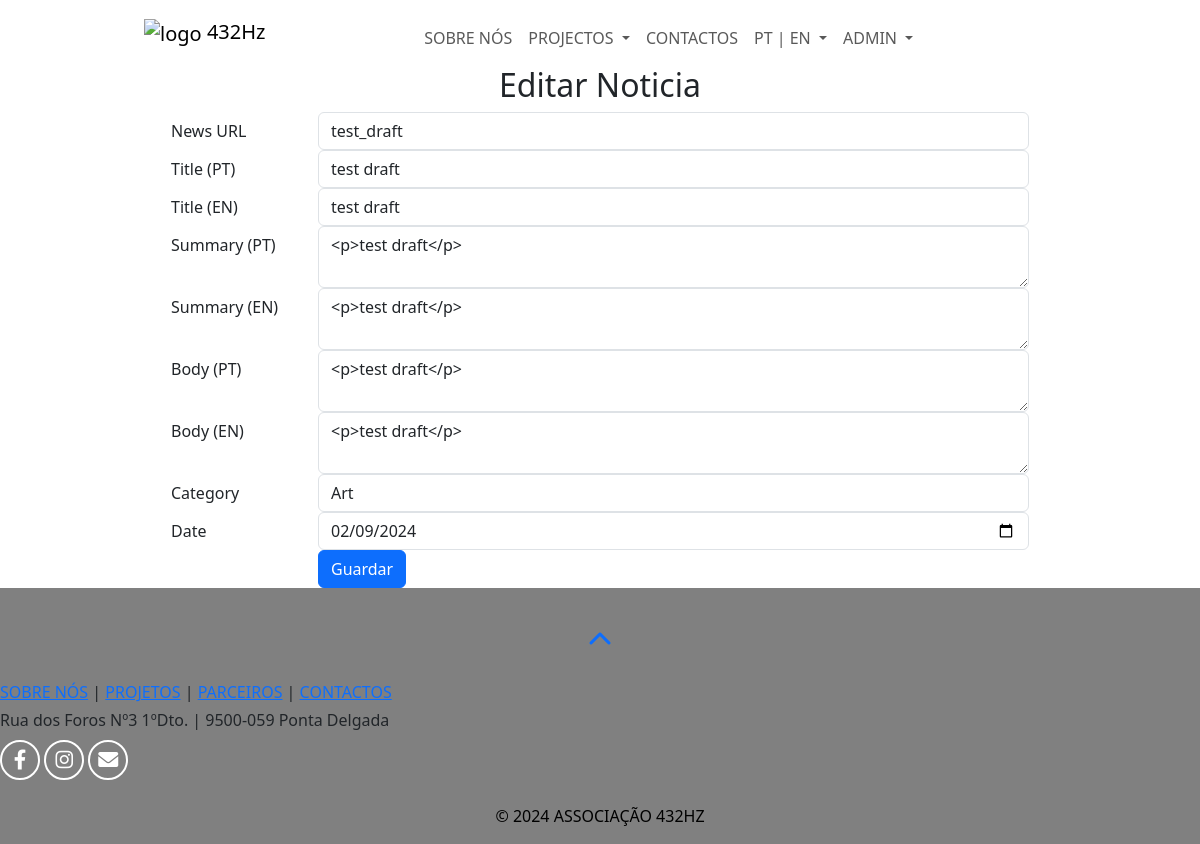
Page /edit_news_text/1 (signed in) on the committed database.
### web432/models.py (models this page shows)
class News(db.Model):
    id = db.Column(db.Integer, primary_key=True)
    news_url = db.Column(db.String(255), unique=True, nullable=False)
    status = db.Column(db.String(20), default='draft')
    title_en = db.Column(db.String(255), unique=True, nullable=False)
    title_pt = db.Column(db.String(255), unique=True, nullable=False)
    summary_en = db.Column(db.Text, nullable=False)
    summary_pt = db.Column(db.Text, nullable=False)
    body_en = db.Column(db.Text, nullable=False)
    body_pt = db.Column(db.Text, nullable=False)
    author = db.Column(db.String(80), nullable=False)
    cover = db.Column(db.String(200), nullable=True)
    photos = db.Column(db.String(2000), nullable=True)
    photographers = db.Column(db.String(255), nullable=True)
    category = db.Column(db.String(50), nullable=False)
    date = db.Column(db.DateTime, nullable=False)
    date_created = db.Column(db.DateTime, default=datetime.utcnow, nullable=False)

### web432/views.py (the view, shortened to what this page needs)
    @app.route("/edit_news_text/<int:news_id>", methods=["GET", "POST"])
    @login_required
    def edit_news_text(news_id):
        news_post = News.query.get(news_id)
        if not news_post:
            flash("News post not found", "error")
            return redirect(url_for("news_dashboard"))
        form = NewsFormText(obj=news_post)
        form.date.data = datetime.utcnow().date()
        return render_template('edit_news_text.html', form=form, news_post=news_post)

### web432/forms.py
class NewsFormText(FlaskForm):
    news_url = StringField('News URL', validators=[DataRequired()])
    title_pt = StringField('Title (PT)', validators=[DataRequired()])
    title_en = StringField('Title (EN)', validators=[DataRequired()])
    summary_pt = CKEditorField('Summary (PT)', validators=[DataRequired()])
    summary_en = CKEditorField('Summary (EN)', validators=[DataRequired()])
    body_pt = CKEditorField('Body (PT)', validators=[DataRequired()])
    body_en = CKEditorField('Body (EN)', validators=[DataRequired()])
    category = SelectField('Category', choices=[('art', 'Art'), ('science', 'Science'), ('community', 'Community')], validators=[DataRequired()])
    date = StringField('Date', validators=[DataRequired()])
    submit = SubmitField('Edit News Post')

### web432/templates/edit_news_text.html (shortened to what this page needs)
{% extends "layout.html" %}
{% block pagecss %}
    <link rel="stylesheet" href="{{ url_for('static', filename='stylesheets/dashboard.css') }}">
{% endblock %}
{% block main %}
    <div class="container" style="width: 75%;">
        <h2 class="text-center">Editar Noticia</h2>
        <form method="POST" action="{{ url_for('edit_news_text', news_id=news_post.id) }}" enctype="multipart/form-data">
            <div class="form-group row">
                <label class="col-sm-2 col-form-label">{{ form.news_url.label }}</label>
                <div class="col-sm-10">
                    {{ form.news_url(class="form-control", value=news_post.news_url) }}
                </div>
            </div>
            <div class="form-group row">
                <label class="col-sm-2 col-form-label">{{ form.title_pt.label }}</label>
                <div class="col-sm-10">
                    {{ form.title_pt(class="form-control", value=news_post.title_pt) }}
                </div>
            </div>
            <div class="form-group row">
                <label class="col-sm-2 col-form-label">{{ form.title_en.label }}</label>
                <div class="col-sm-10">
                    {{ form.title_en(class="form-control", value=news_post.title_en) }}
                </div>
            </div>
            <div class="form-group row">
                <label class="col-sm-2 col-form-label">{{ form.summary_pt.label }}</label>
                <div class="col-sm-10">
                    {{ form.summary_pt(class="form-control", value=news_post.summary_pt) }}
                </div>
            </div>
            <div class="form-group row">
                <label class="col-sm-2 col-form-label">{{ form.summary_en.label }}</label>
                <div class="col-sm-10">
                    {{ form.summary_en(class="form-control", value=news_post.summary_en) }}
                </div>
            </div>
            <div class="form-group row">
                <label class="col-sm-2 col-form-label">{{ form.body_pt.label }}</label>
                <div class="col-sm-10">
                    {{ form.body_pt(class="form-control", value=news_post.body_pt) }}
                </div>
            </div>
            <div class="form-group row">
                <label class="col-sm-2 col-form-label">{{ form.body_en.label }}</label>
                <div class="col-sm-10">
                    {{ form.body_en(class="form-control", value=news_post.body_en) }}
                </div>
            </div>
            <div class="form-group row">
				<label class="col-sm-2 col-form-label">{{ form.category.label }}</label>
				<div class="col-sm-10">
					{{ form.category(class="form-control", value=news_post.category) }}
				</div>
			</div>
            <div class="form-group row">
				<label class="col-sm-2 col-form-label">{{ form.date.label }}</label>
				<div class="col-sm-10">
					{{ form.date(type="date", value=form.date.data, class="form-control") }}
				</div>
			</div>
            <div class="form-group row">
                <div class="col-sm-10 offset-sm-2">
                    <button type="submit" class="btn btn-primary">Guardar</button>
                </div>
            </div>
        </form>
    </div>
{% endblock %}

### web432/static/stylesheets/global.css (style rules this page uses)
* { padding: 0; margin: 0; box-sizing: border-box; }

### rows in the picture
News: news_url "test_draft", title_pt "test draft", title_en "test draft", summary_pt "<p>test draft</p>", summary_en "<p>test draft</p>", body_pt "<p>test draft</p>", body_en "<p>test draft</p>", category "Art", date "02/09/2024"
